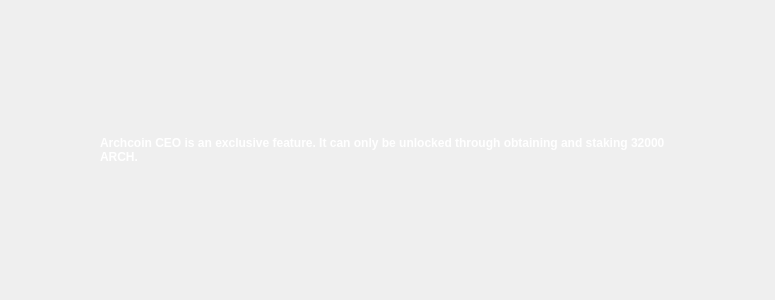
<?xml version="1.0" encoding="UTF-8"?>
<ui version="4.0">
 <class>CeoPageClass</class>
 <widget class="QWidget" name="CeoPage">
  <widget class="QWidget" name="widget" native="true">
  <property name="geometry">
    <rect>
      <x>100</x>
      <y>0</y>
      <width>575</width>
      <height>300</height>
    </rect>
  </property>
  <property name="windowTitle">
   <string>Arch CEO</string>
  </property>
  <layout class="QHBoxLayout" name="horizontalLayout" stretch="1,1">
   <item>
    <widget class="QLabel" name="CeoPageMain">
    <property name="styleSheet">
      <string notr="true">QLabel { color: white; font-weight: bold; }</string>
    </property>
     <property name="text">
      <string>Archcoin CEO is an exclusive feature. It can only be unlocked through obtaining and staking 32000 ARCH.</string>
     </property>
     <property name="wordWrap">
      <bool>true</bool>
     </property>
     <property name="openExternalLinks">
      <bool>false</bool>
     </property>
    </widget>
    </item>
   </layout>
   </widget>
  </widget>
 <resources/>
 <connections/>
</ui>
